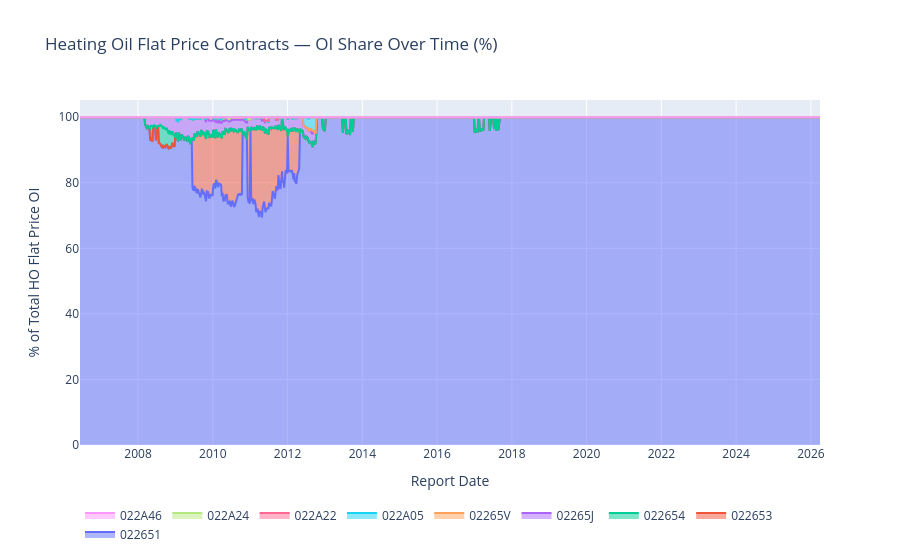

Here is the notebook cell this chart was saved with:
### Markdown cell above
## Open Interest Over Time — Stacked Area (Percentage)

### Code cell
pivot = ho.pivot_table(
    index="report_date_as_yyyy_mm_dd",
    columns="cftc_contract_market_code",
    values="open_interest_all",
    aggfunc="sum",
).fillna(0)

pct = pivot.div(pivot.sum(axis=1), axis=0) * 100

fig = go.Figure()
for col in pct.columns:
    label = code_labels.get(col, col)
    fig.add_trace(go.Scatter(
        x=pct.index, y=pct[col],
        name=col,
        hovertext=label,
        stackgroup="one",
        groupnorm="percent",
    ))
fig.update_layout(
    title="Heating Oil Flat Price Contracts — OI Share Over Time (%)",
    xaxis_title="Report Date",
    yaxis_title="% of Total HO Flat Price OI",
    legend=dict(orientation="h", yanchor="bottom", y=-0.3),
)
fig.show()

### Figure 1 — Plotly figure (JSON) as saved in the notebook; plotly's stock layout.template omitted (floating-point values rounded to 4 significant figures; data arrays with more than 128 entries replaced by an {"elided": "..."} marker saying what was removed)
{"data": [{"groupnorm": "percent", "hovertext": "NO. 2 HEATING OIL, N.Y. HARBOR - NEW YORK MERCANTILE EXCHANGE", "name": "022651", "stackgroup": "one", "type": "scatter", "x": {"elided": "1034 str values"}, "y": {"elided": "1034 float values"}}, {"groupnorm": "percent", "hovertext": "HEATING OIL AVG PRICE OPTIONS - NEW YORK MERCANTILE EXCHANGE", "name": "022653", "stackgroup": "one", "type": "scatter", "x": {"elided": "1034 str values"}, "y": {"elided": "1034 float values"}}, {"groupnorm": "percent", "hovertext": "EUR STYLE HEATING OIL OPTIONS - NEW YORK MERCANTILE EXCHANGE", "name": "022654", "stackgroup": "one", "type": "scatter", "x": {"elided": "1034 str values"}, "y": {"elided": "1034 float values"}}, {"groupnorm": "percent", "hovertext": "SING GASOIL SWAP - NEW YORK MERCANTILE EXCHANGE", "name": "02265J", "stackgroup": "one", "type": "scatter", "x": {"elided": "1034 str values"}, "y": {"elided": "1034 float values"}}, {"groupnorm": "percent", "hovertext": "GASOIL (ICE) SWAP - NEW YORK MERCANTILE EXCHANGE", "name": "02265V", "stackgroup": "one", "type": "scatter", "x": {"elided": "1034 str values"}, "y": {"elided": "1034 float values"}}, {"groupnorm": "percent", "hovertext": "GULF COAST ULSD SWAP - NEW YORK MERCANTILE EXCHANGE", "name": "022A05", "stackgroup": "one", "type": "scatter", "x": {"elided": "1034 str values"}, "y": {"elided": "1034 float values"}}, {"groupnorm": "percent", "hovertext": "SING GASOIL BALMO SWAP - NEW YORK MERCANTILE EXCHANGE", "name": "022A22", "stackgroup": "one", "type": "scatter", "x": {"elided": "1034 str values"}, "y": {"elided": "1034 float values"}}, {"groupnorm": "percent", "hovertext": "GASOIL (ICE) MINI CAL SWAP - NEW YORK MERCANTILE EXCHANGE", "name": "022A24", "stackgroup": "one", "type": "scatter", "x": {"elided": "1034 str values"}, "y": {"elided": "1034 float values"}}, {"groupnorm": "percent", "hovertext": "GASOIL AVG PRICE OPTIONS - NEW YORK MERCANTILE EXCHANGE", "name": "022A46", "stackgroup": "one", "type": "scatter", "x": {"elided": "1034 str values"}, "y": {"elided": "1034 float values"}}], "layout": {"legend": {"orientation": "h", "y": -0.3, "yanchor": "bottom"}, "title": {"text": "Heating Oil Flat Price Contracts — OI Share Over Time (%)"}, "xaxis": {"title": {"text": "Report Date"}}, "yaxis": {"title": {"text": "% of Total HO Flat Price OI"}}}}
